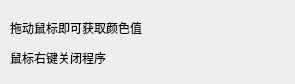
<?xml version="1.0" encoding="UTF-8"?>
<ui version="4.0">
 <class>Dialog</class>
 <widget class="QDialog" name="Dialog">
  <property name="geometry">
   <rect>
    <x>0</x>
    <y>0</y>
    <width>295</width>
    <height>84</height>
   </rect>
  </property>
  <property name="windowTitle">
   <string>Dialog</string>
  </property>
  <widget class="QLabel" name="label">
   <property name="geometry">
    <rect>
     <x>10</x>
     <y>20</y>
     <width>221</width>
     <height>16</height>
    </rect>
   </property>
   <property name="text">
    <string>拖动鼠标即可获取颜色值</string>
   </property>
  </widget>
  <widget class="QLabel" name="label_2">
   <property name="geometry">
    <rect>
     <x>10</x>
     <y>50</y>
     <width>141</width>
     <height>16</height>
    </rect>
   </property>
   <property name="text">
    <string>鼠标右键关闭程序</string>
   </property>
  </widget>
 </widget>
 <resources/>
 <connections/>
</ui>
